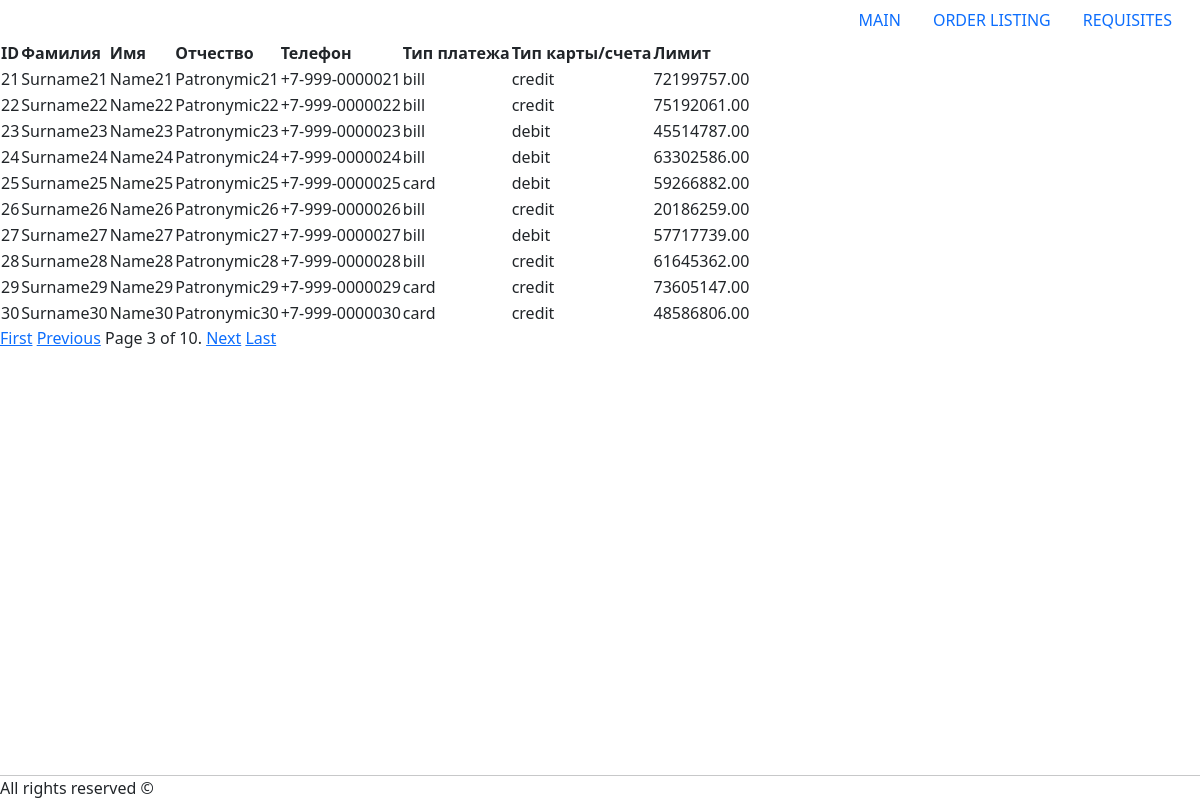
/requisites/?page=3, run on the app's committed database.
### db_request_app/models.py (models this page shows, shortened)
class Requisite(models.Model):
    name = models.CharField(max_length=50)
    surname = models.CharField(max_length=50)
    patronymic = models.CharField(max_length=50)
    phone = models.CharField(max_length=50)
    payment_type = models.CharField(max_length=50)
    account_type = models.CharField(max_length=50)
    limit = models.DecimalField(max_digits=10, decimal_places=2)

### db_request_app/views.py (the view)
# urls.py: path('requisites/', requisites, name='requisites'),
def requisites(request):
    requisites_list = Requisite.objects.all()
    paginator = Paginator(requisites_list, 10)
    page_number = request.GET.get('page')
    page_obj = paginator.get_page(page_number)
    return render(request, 'requisites.html', {'page_obj': page_obj})

### db_request_app/templates/requisites.html (shortened to what this page needs)
{% extends 'base.html' %}
{% block content %}
<body>
<table>
    <tr>
        <th>ID</th>
        <th>Фамилия</th>
        <th>Имя</th>
        <th>Отчество</th>
        <th>Телефон</th>
        <th>Тип платежа</th>
        <th>Тип карты/счета</th>
        <th>Лимит</th>
    </tr>
    {% for requisite in page_obj %}
    <tr>
        <td>{{ requisite.id }}</td>
        <td>{{ requisite.surname }}</td>
        <td>{{ requisite.name }}</td>
        <td>{{ requisite.patronymic }}</td>
        <td>{{ requisite.phone }}</td>
        <td>{{ requisite.payment_type }}</td>
        <td>{{ requisite.account_type }}</td>
        <td>{{ requisite.limit }}</td>
    </tr>
    {% endfor %}
</table>
<div class="pagination">
    <span class="step-links">
        {% if page_obj.has_previous %}
            <a href="?page=1">First</a>
            <a href="?page={{ page_obj.previous_page_number }}">Previous</a>
        {% endif %}
        <span class="current">
            Page {{ page_obj.number }} of {{ page_obj.paginator.num_pages }}.
        </span>
        {% if page_obj.has_next %}
            <a href="?page={{ page_obj.next_page_number }}">Next</a>
            <a href="?page={{ page_obj.paginator.num_pages }}">Last</a>
        {% endif %}
    </span>
</div>
{% endblock %}

### data on the page
Requisite: id "21", surname "Surname21", name "Name21", patronymic "Patronymic21", phone "+7-999-0000021", payment_type "bill", account_type "credit", limit "72199757.00"
Requisite: id "22", surname "Surname22", name "Name22", patronymic "Patronymic22", phone "+7-999-0000022", payment_type "bill", account_type "credit", limit "75192061.00"
Requisite: id "23", surname "Surname23", name "Name23", patronymic "Patronymic23", phone "+7-999-0000023", payment_type "bill", account_type "debit", limit "45514787.00"
Requisite: id "24", surname "Surname24", name "Name24", patronymic "Patronymic24", phone "+7-999-0000024", payment_type "bill", account_type "debit", limit "63302586.00"
Requisite: id "25", surname "Surname25", name "Name25", patronymic "Patronymic25", phone "+7-999-0000025", payment_type "card", account_type "debit", limit "59266882.00"
Requisite: id "26", surname "Surname26", name "Name26", patronymic "Patronymic26", phone "+7-999-0000026", payment_type "bill", account_type "credit", limit "20186259.00"
Requisite: id "27", surname "Surname27", name "Name27", patronymic "Patronymic27", phone "+7-999-0000027", payment_type "bill", account_type "debit", limit "57717739.00"
Requisite: id "28", surname "Surname28", name "Name28", patronymic "Patronymic28", phone "+7-999-0000028", payment_type "bill", account_type "credit", limit "61645362.00"
Requisite: id "29", surname "Surname29", name "Name29", patronymic "Patronymic29", phone "+7-999-0000029", payment_type "card", account_type "credit", limit "73605147.00"
Requisite: id "30", surname "Surname30", name "Name30", patronymic "Patronymic30", phone "+7-999-0000030", payment_type "card", account_type "credit", limit "48586806.00"

### other printed values
{{ page_obj.number }} "3"
{{ page_obj.paginator.num_pages }} "10"
